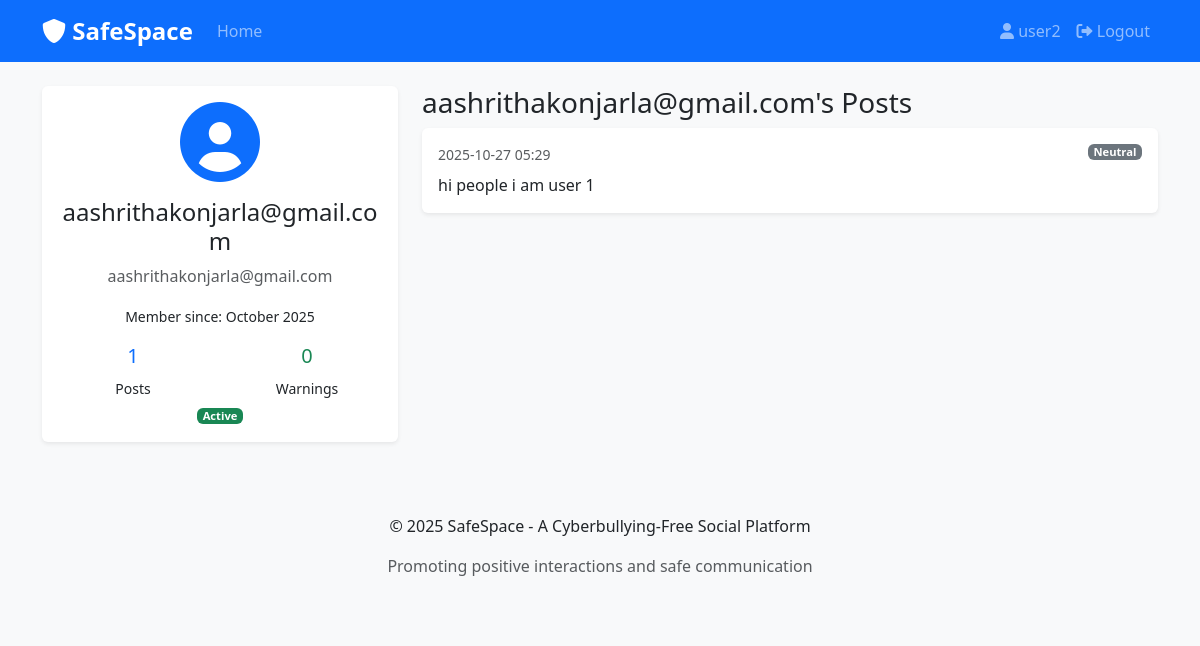
/profile/aashrithakonjarla@gmail.com (signed in), run on the app's committed database.
### app.py (models this page shows, shortened)
class User(UserMixin, db.Model):
    id = db.Column(db.Integer, primary_key=True)
    username = db.Column(db.String(80), unique=True, nullable=False)
    email = db.Column(db.String(120), unique=True, nullable=False)
    password_hash = db.Column(db.String(120), nullable=False)
    is_admin = db.Column(db.Boolean, default=False)
    is_banned = db.Column(db.Boolean, default=False)
    warning_count = db.Column(db.Integer, default=0)
    created_at = db.Column(db.DateTime, default=datetime.utcnow)
    posts = db.relationship('Post', backref='author', lazy=True)

class Post(db.Model):
    id = db.Column(db.Integer, primary_key=True)
    content = db.Column(db.Text, nullable=False)
    user_id = db.Column(db.Integer, db.ForeignKey('user.id'), nullable=False)
    created_at = db.Column(db.DateTime, default=datetime.utcnow)
    is_approved = db.Column(db.Boolean, default=True)
    sentiment_score = db.Column(db.Float)
    sentiment_label = db.Column(db.String(20))
    is_flagged = db.Column(db.Boolean, default=False)
    flagged_reason = db.Column(db.String(200))

### app.py (the view)
@app.route('/profile/<username>')
def profile(username):
    user = User.query.filter_by(username=username).first_or_404()
    posts = Post.query.filter_by(user_id=user.id, is_approved=True).order_by(Post.created_at.desc()).all()
    return render_template('profile.html', user=user, posts=posts)

### app.py (called while the page is built)
@login_manager.user_loader
def load_user(user_id):
    return User.query.get(int(user_id))

### templates/profile.html (shortened to what this page needs)
{% extends "base.html" %}
{% block content %}
<div class="row">
    <div class="col-md-4">
        <div class="card">
            <div class="card-body text-center">
                <i class="fas fa-user-circle fa-5x text-primary mb-3"></i>
                <h4>{{ user.username }}</h4>
                <p class="text-muted">{{ user.email }}</p>
                <p><small>Member since: {{ user.created_at.strftime('%B %Y') }}</small></p>
                <div class="row text-center mt-3">
                    <div class="col-6">
                        <h5 class="text-primary">{{ posts|length }}</h5>
                        <small>Posts</small>
                    </div>
                    <div class="col-6">
                        <h5 class="text-{{ 'danger' if user.warning_count > 0 else 'success' }}">{{ user.warning_count }}</h5>
                        <small>Warnings</small>
                    </div>
                </div>
                {% if user.is_banned %}
                    <span class="badge bg-danger mt-2">Banned</span>
                {% else %}
                    <span class="badge bg-success mt-2">Active</span>
                {% endif %}
            </div>
        </div>
    </div>
    <div class="col-md-8">
        <h3>{{ user.username }}'s Posts</h3>
        {% if posts %}
            {% for post in posts %}
                <div class="card mb-3">
                    <div class="card-body">
                        <div class="d-flex justify-content-between align-items-start mb-2">
                            <small class="text-muted">{{ post.created_at.strftime('%Y-%m-%d %H:%M') }}</small>
                            {% if post.sentiment_label %}
                                <span class="badge bg-{{ 'success' if post.sentiment_label == 'positive' else 'secondary' }}">
                                    {{ post.sentiment_label.title() }}
                                </span>
                            {% endif %}
                        </div>
                        <p class="card-text">{{ post.content }}</p>
                    </div>
                </div>
            {% endfor %}
        {% else %}
            <div class="text-center py-5">
                <i class="fas fa-comments fa-3x text-muted mb-3"></i>
                <h4>No posts yet</h4>
                <p class="text-muted">{{ user.username }} hasn't shared anything yet.</p>
            </div>
        {% endif %}
    </div>
</div>
{% endblock %}

### templates/base.html (shortened to what this page needs)
<!DOCTYPE html>
<html lang="en">
<head>
    <link href="https://cdn.jsdelivr.net/npm/bootstrap@5.3.0/dist/css/bootstrap.min.css" rel="stylesheet">
    <link href="https://cdnjs.cloudflare.com/ajax/libs/font-awesome/6.0.0/css/all.min.css" rel="stylesheet">
    <link href="{{ url_for('static', filename='css/style.css') }}" rel="stylesheet">
</head>
<body>
    <nav class="navbar navbar-expand-lg navbar-dark bg-primary">
        <div class="container">
            <a class="navbar-brand" href="{{ url_for('index') }}">
                <i class="fas fa-shield-alt"></i> SafeSpace
            </a>
            <div class="collapse navbar-collapse" id="navbarNav">
                <ul class="navbar-nav me-auto">
                    <li class="nav-item">
                        <a class="nav-link" href="{{ url_for('index') }}">Home</a>
                    </li>
                </ul>
                <ul class="navbar-nav">
                    {% if current_user.is_authenticated %}
                        <li class="nav-item">
                            <a class="nav-link" href="{{ url_for('profile', username=current_user.username) }}">
                                <i class="fas fa-user"></i> {{ current_user.username }}
                            </a>
                        </li>
                        <li class="nav-item">
                            <a class="nav-link" href="{{ url_for('logout') }}">
                                <i class="fas fa-sign-out-alt"></i> Logout
                            </a>
                        </li>
                    {% endif %}
                </ul>
            </div>
        </div>
    </nav>
    <div class="container mt-4">
        {% block content %}{% endblock %}
    </div>
    <footer class="bg-light mt-5 py-4">
        <div class="container text-center">
            <p>&copy; 2025 SafeSpace - A Cyberbullying-Free Social Platform</p>
            <p class="text-muted">Promoting positive interactions and safe communication</p>
        </div>
    </footer>
</body>
</html>

### style.css (style rules this page uses)
body { background-color: #f8f9fa; }
.navbar-brand { font-weight: bold; font-size: 1.5rem; }
.card { border: none; box-shadow: 0 0.125rem 0.25rem rgba(0, 0, 0, 0.075); transition: box-shadow 0.15s ease-in-out; }
.badge { font-size: 0.7em; padding: 0.25em 0.5em; }

### data on the page
User: username "user2"
User: username "aashrithakonjarla@gmail.com", email "aashrithakonjarla@gmail.com", created_at "October 2025", warning_count "0"
Post: created_at "2025-10-27 05:29", sentiment_label "Neutral", content "hi people i am user 1"

### other printed values
{{ posts|length }} "1"
